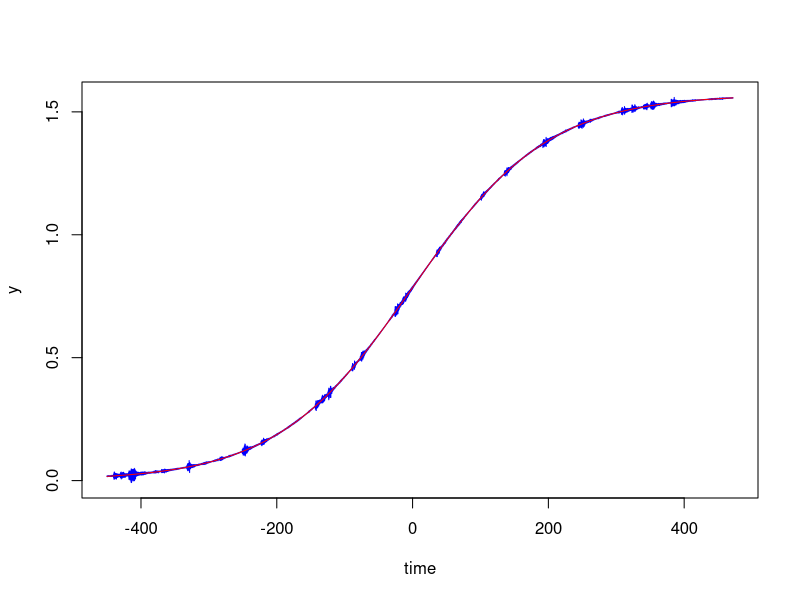
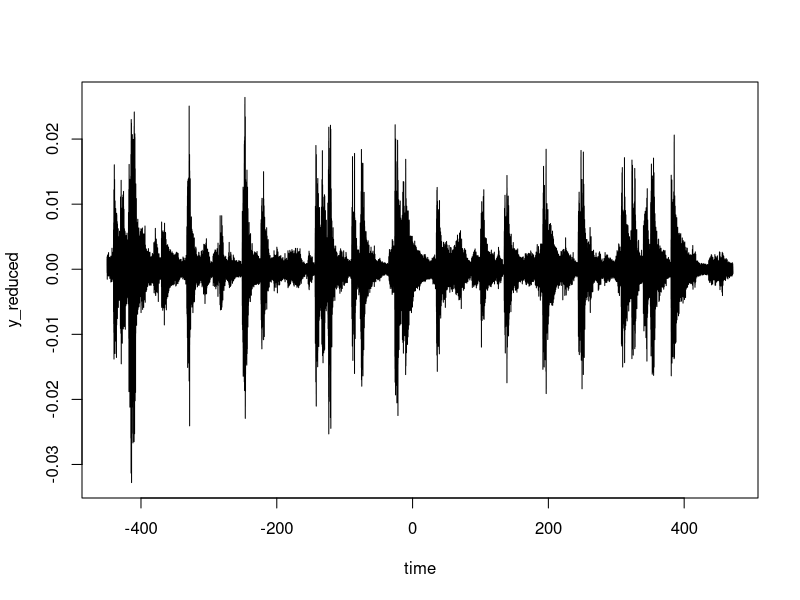

Recreate these plots in R, in order.
### S-curve REGRESSION ##########################################################
### Ro Neumann, 2015 ###########################################################

### INPUT: 1. Time series with first column = time, 2nd  = data
###        2. Initial value for alpha --> value the curve converges to, determined from plot by user!
### OUTPUT: 1. trendline as y-values
###         2. Reduced data as y-values
###         3. X_hat with coefficients alpha & beta


data=read.table("Exercise4_3.txt", sep=",") # Exponential growth

time = as.numeric(unlist(data[1]))
y = as.numeric(unlist(data[2]))

L = y
lengthX = length(time)

# Initial value for alpha --> graphically determined at upper boundary
a = 1.557

# New factor b, y-intercept at time t=0, = 0.7845 roughly, graphically determined
b=a/0.7854-1  #  maybe 0,8053
# Beta from rearranging functional model
beta = -log (a/y[1]/b-1/b)/time[1]


X_initial = c(a, b, beta)

maxInf = Inf
delta = 10^-9
iteration = 0
X_0 = X_initial

while (maxInf > delta){
 
  a1 = 1/(1+b*exp(-beta*time))
  a2 = -a*exp(-beta*time)/(1+b*exp(-beta*time))^2
  a3 = a*b*time*exp(-beta*time)/(1+b*exp(-beta*time))^2
  A= cbind(a1,a2,a3)

  
  
  
  # Observations for reduction
  l=y-a/(1+b*exp(-beta*time))
  

  N=t(A)%*%A  
  n= solve(N)
  x=n %*% (t(A) %*% l)
  
  # Update
  X_hat = X_0 + x
  X_0 = X_hat
  a = X_hat [1]
  b = X_hat [2]
  beta = X_hat [3]
  maxInf = max(abs(x))
  iteration = iteration +1

}  

r = length(y) -length(X_initial)

v = (A%*%x)-y


# Detrend data
trendline = a/(1+b*exp(-beta*time))
y_reduced = y-trendline


# PLOT Original data and trendline
plot(time,y,type="l",col="blue")
lines(time,trendline, col="red") 

# PLOT detrended data in new window
plot(time,y_reduced,type="l",col="black")

######################################################################
